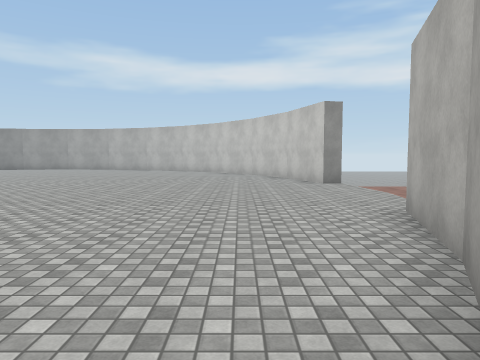
View 1 (above)

24 first-person views from a walk through a scene from a Unity 3-D project. The camera is 1.5 m above the floor, tilts 4° down and sees 70° across. The floor is counted in squares, 2 m on a side. Each view is taken from the middle of a square. On the plan, view 1 faces up. The plan holds only what a view shows up to about 11 squares ahead; the rest is blank. The place goes on beyond the plan. The player character is not drawn. Surface patterns are stand-ins for the level's own textures.

View 2
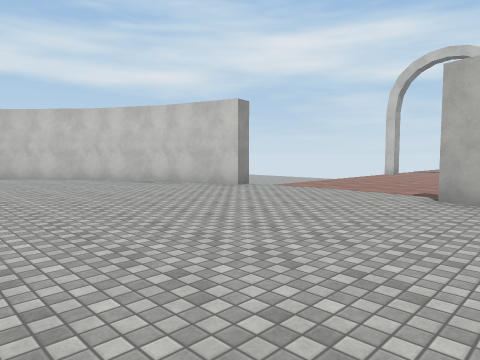

View 3
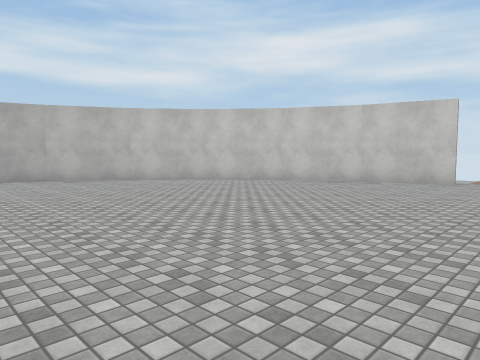

View 4
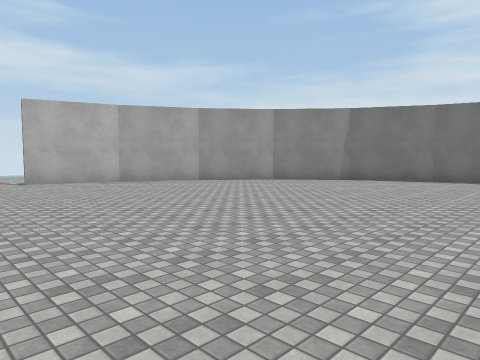

View 5
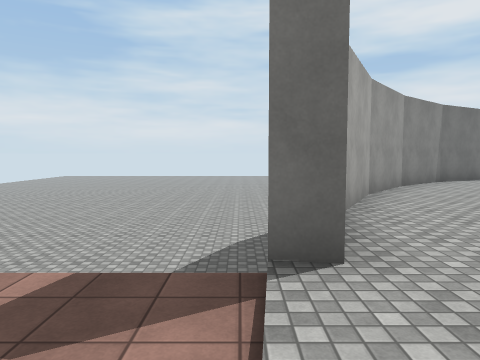

View 6
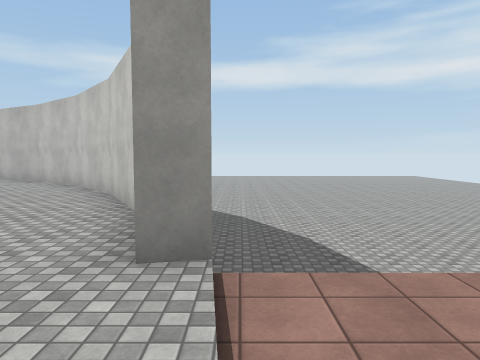

View 7
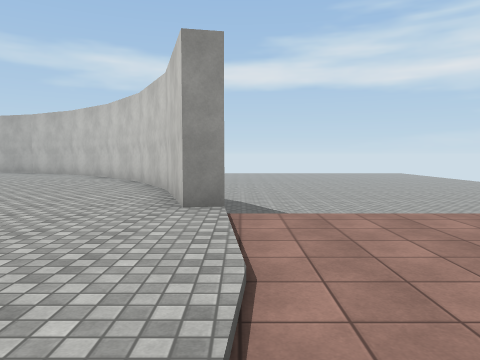

View 8
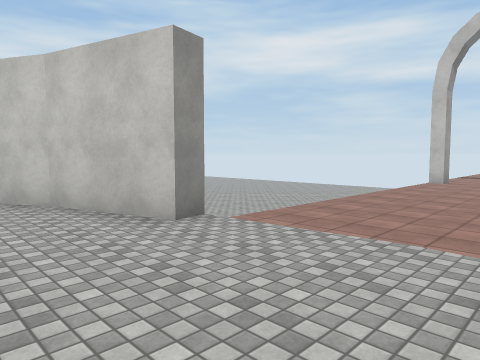

View 9
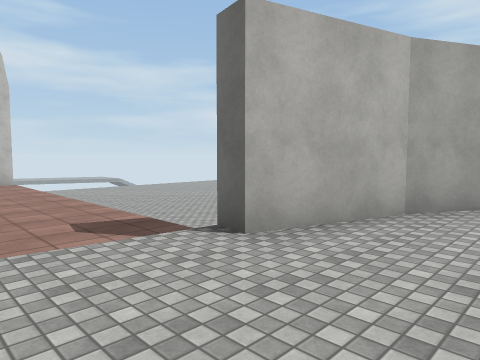

View 10
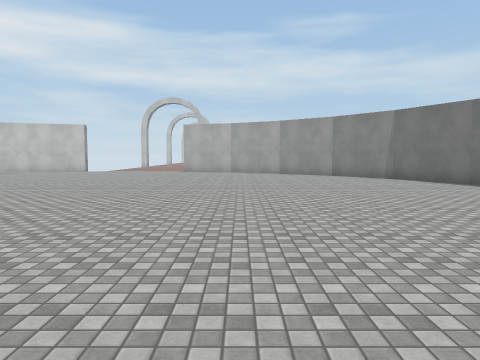

View 11
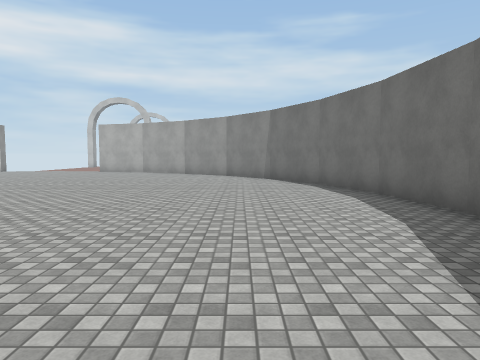

View 12
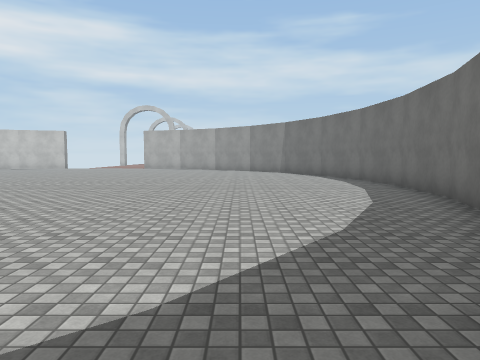

View 13
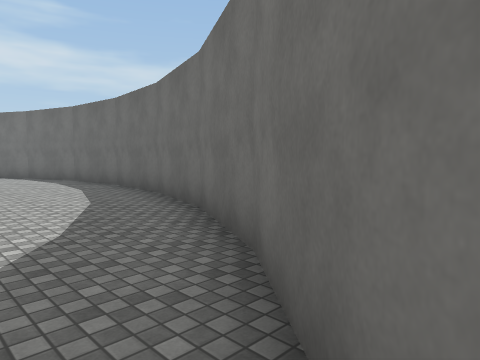

View 14
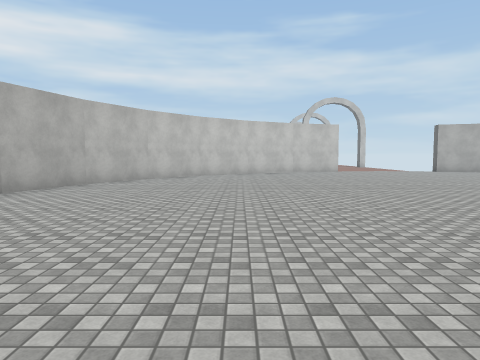

View 15
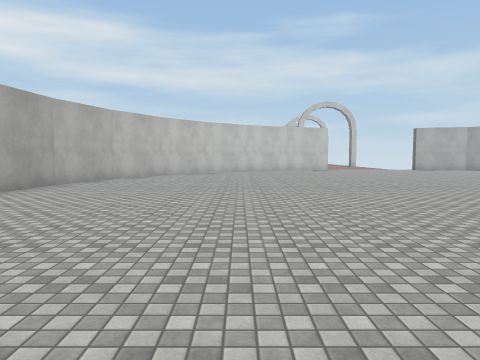

View 16
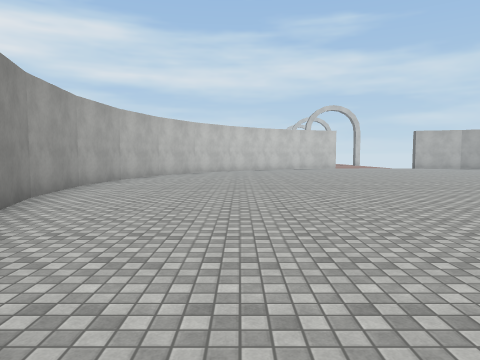

View 17
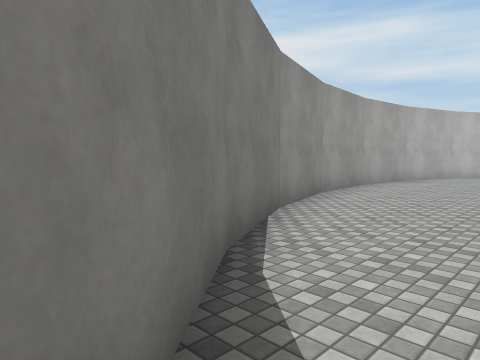

View 18
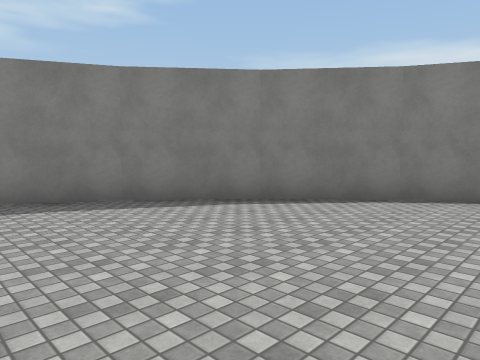

View 19
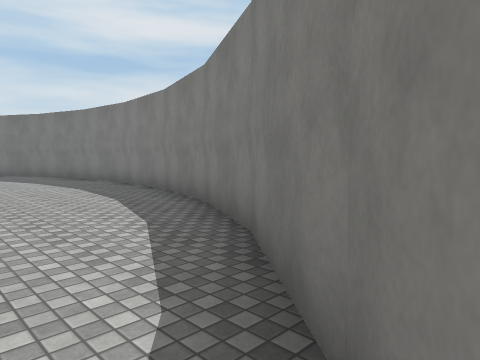

View 20
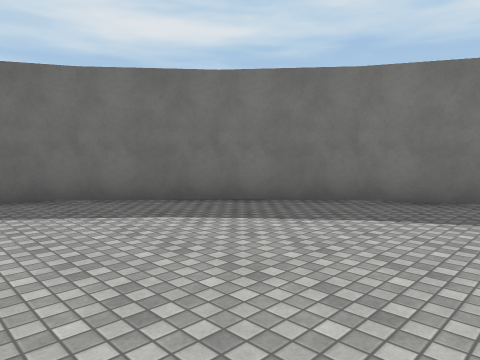

View 21
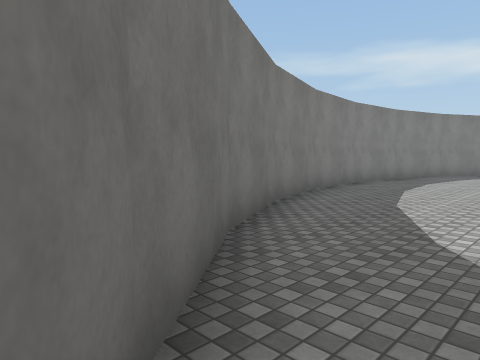

View 22
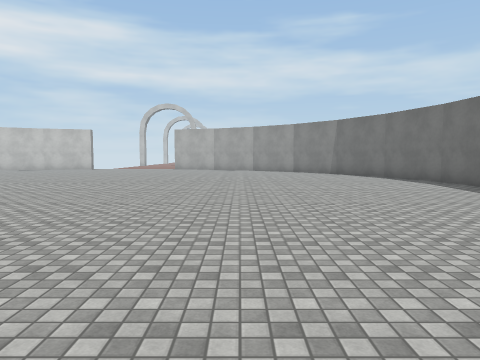

View 23
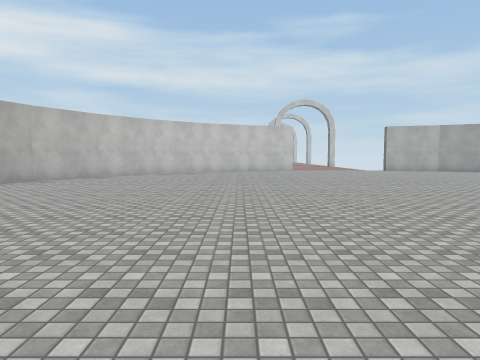

View 24
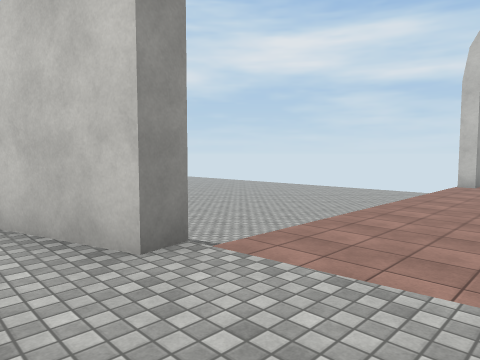

### Floor plan
Key: @ floor where view 1 was taken; # wall or solid block; . main floor; - floor 0.25 m lower than the main floor; / step, stairs or slope; v drop or lower ground.
Columns run from 22 left of view 1 to 12 right of it. Each row starts with its distance up from view 1.
 19          ########
 18        ##........##     vvvvvvvvv
 17      ##............##   vvvvvvvvv
 16     #................#  vvvvvvvvv
 15    #..................# vvvvvvvvv
 14   #....................#vvvvvvvv
 13   #....................# vvvvvvvv
 12  #......................#vvvvvvvvvv
 11  #......................#vvvvvvvvvv
 10  #...    ...............#
  9 #....      ............../--------#
  8 #....       ............./---------
  7 #...         ............/-----
  6 #....       ............./-----
  5 #....     .............../--------#
  4  #...    ...............#
  3  #......................#vvvvvvvvv
  2  #......................#vvvvvvvvv
  1   #....................# vvvvvvv
  0   #...................@#vvvvvvv
 -1    #..................# vvvvvvvv
 -2     #................#  vvvvvvvv
 -3      ##............##   vvvvvvvvv
 -4        ##........##     vvvvvvvvv
 -5          ########

Positions as (right, up) in squares from view 1, and headings:
1: (0, 0), facing up
2: (-4, 3), facing up-right
3: (-8, 7), facing up-right
4: (-8, 7), facing down-right
5: (3, 7), facing down
6: (3, 7), facing up
7: (3, 5), facing up
8: (0, 6), facing up-right
9: (0, 7), facing down-right
10: (-14, 2), facing right
11: (-14, -2), facing right
12: (-18, -1), facing right
13: (-18, -1), facing down-right
14: (-14, 14), facing right
15: (-16, 14), facing right
16: (-18, 15), facing right
17: (-18, 15), facing up-right
18: (-14, 11), facing up-left
19: (-17, 16), facing down-left
20: (-14, 3), facing down-left
21: (-17, -2), facing up-left
22: (-17, 1), facing right
23: (-15, 12), facing right
24: (1, 7), facing up-right
